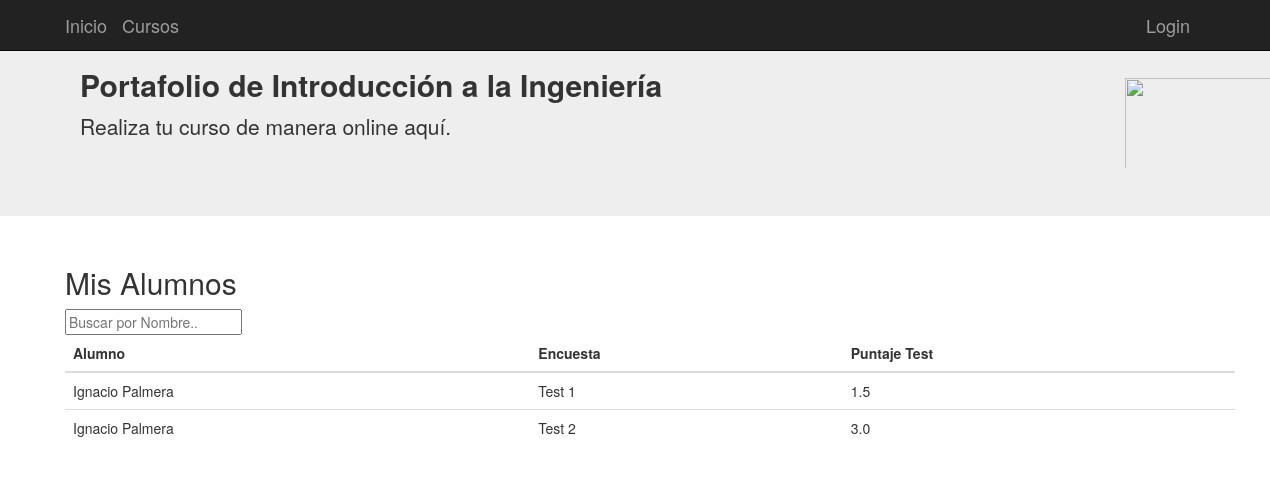
The app's page /calificacionesA, older data.
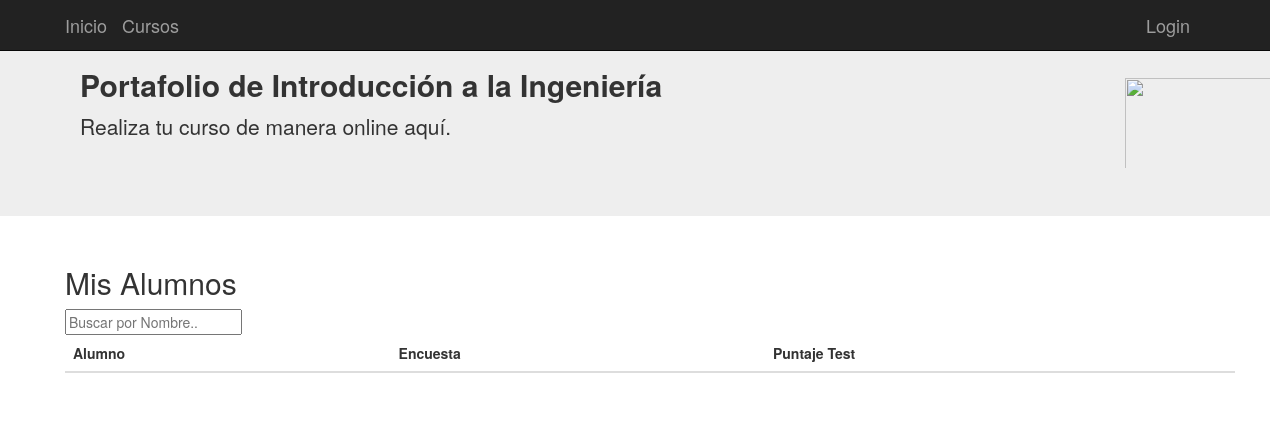
The same page, newer data.
### tables this page shows
CREATE TABLE alumnos (
	id INTEGER NOT NULL, 
	username VARCHAR(100) NOT NULL, 
	password_hash VARCHAR(128) NOT NULL, 
	nombre VARCHAR(200) NOT NULL, 
	email VARCHAR(200) NOT NULL, 
	"Cursoid" INTEGER NOT NULL, 
	admin BOOLEAN, 
	PRIMARY KEY (id), 
	FOREIGN KEY("Cursoid") REFERENCES cursos (id), 
	CHECK (admin IN (0, 1))
);

CREATE TABLE actividades (
	id INTEGER NOT NULL, 
	nombre VARCHAR(100), 
	"Cursoid" INTEGER NOT NULL, 
	PRIMARY KEY (id), 
	FOREIGN KEY("Cursoid") REFERENCES cursos (id)
);

CREATE TABLE "puntajeA" (
	"puntajeA_id" INTEGER NOT NULL, 
	puntaje_total FLOAT, 
	alu_id INTEGER, 
	act_id INTEGER, 
	PRIMARY KEY ("puntajeA_id"), 
	FOREIGN KEY(alu_id) REFERENCES alumnos (id), 
	FOREIGN KEY(act_id) REFERENCES actividades (id)
);

### aplicacion/app.py (the view)
@app.route('/calificacionesA')
def calificacionesA():
    print("calificaciones")
    from aplicacion.models import  Alumnos, Actividades, PuntajeA
    dataTable = []
    actividades = Actividades.query.all()
    alumnos = Alumnos.query.all()
    puntaje = PuntajeA.query.all()
    print(len(puntaje))
    for index in range(0,len(puntaje)):
        actAux = Actividades.query.filter_by(id=puntaje[index].act_id)
        aluAux = Alumnos.query.filter_by(id=puntaje[index].alu_id)
        dataTable.append(
                    {   'nombreAlumno': aluAux[0].nombre,
                        'nombreActividad': actAux[0].nombre,
                        'puntajeTotal': puntaje[index].puntaje_total
                    }
                )
    return render_template("calificacionesA.html", dataTable = dataTable)

### aplicacion/templates/calificacionesA.html (shortened to what this page needs)
{% extends "base.html" %}
{% block contenido %}
<div class="container">
  <div class="row">
  <h2>Mis Alumnos</h2>
  <input type="text" id="myInput" onkeyup="myFunction()" placeholder="Buscar por Nombre.." title="Type in a name">
    <table id="myTable" table class="table">
      <thead>
        <tr class="header">
          <th scope="col">Alumno</th>
          <th scope="col">Encuesta</th>
          <th scope="col">Puntaje Test</th>
        </tr>
      </thead>
      <tbody>
        {% for index in dataTable %}
          <tr>
              <td>{{ index.nombreAlumno }}</td>
              <td>{{ index.nombreActividad }}</td>
              <td>{{ index.puntajeTotal }}</td>
          </tr>
        {% endfor %}
      </tbody>
    </table>
  </div>
</div>
{% endblock %}

Row changes from the older to the newer data that the page shows:
removed alumnos: nombreAlumno "Ignacio Palmera" "Ignacio Palmera"
removed actividades: nombreActividad "Test 1"
removed puntajeA: puntajeTotal "1.5"
removed actividades: nombreActividad "Test 2"
removed puntajeA: puntajeTotal "3.0"
